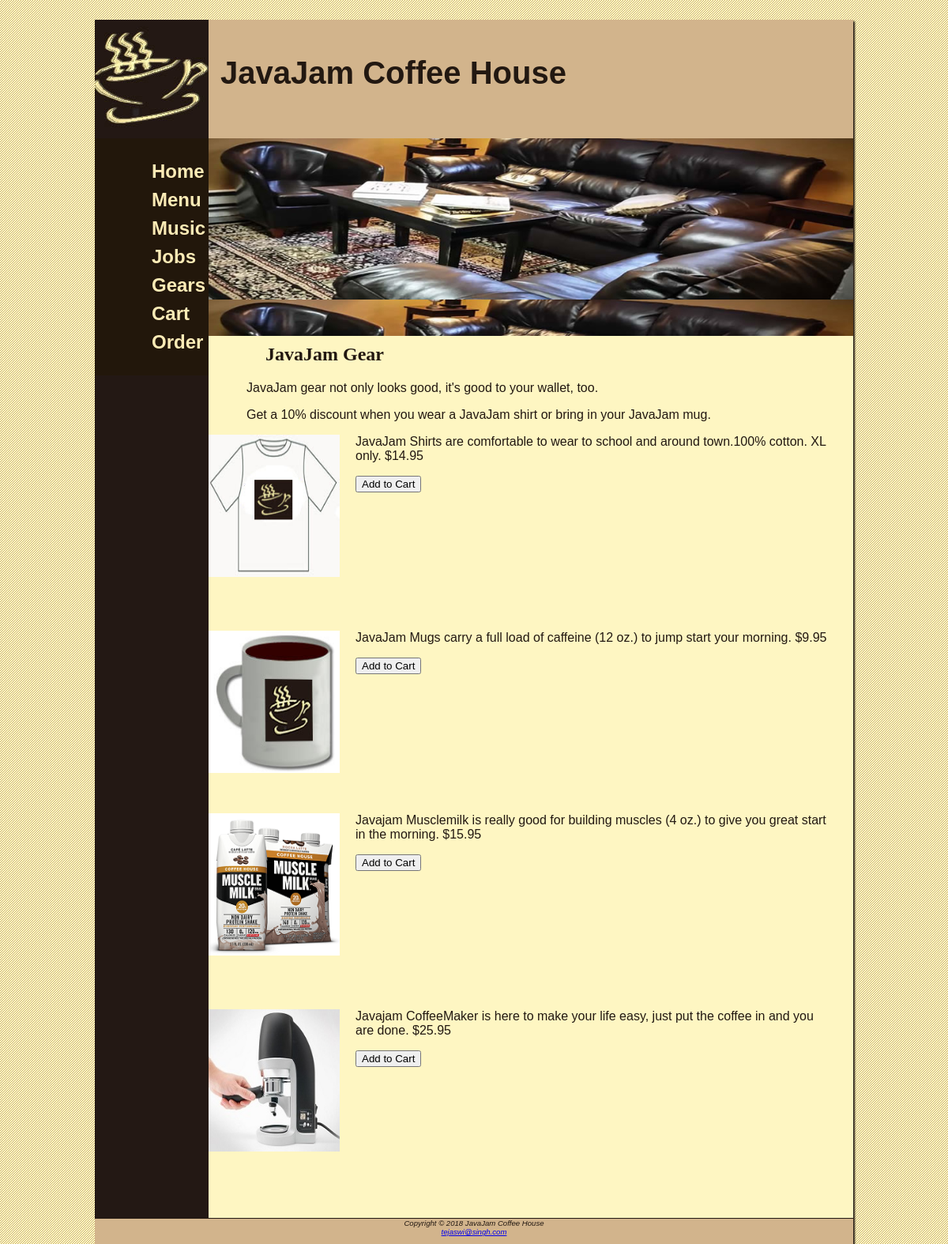
The app's page /index.php/gear_controller with its own data.
### tables this page shows
CREATE TABLE `products` (
  `ProductId` int(11) NOT NULL,
  `Name` varchar(255) NOT NULL,
  `Description` varchar(255) NOT NULL,
  `Product_Image_URL` varchar(255) NOT NULL,
  `Price` varchar(255) NOT NULL
);

### application/controllers/gear_controller.php (called while the page is built, shortened)
	<?php if (!defined('BASEPATH')) exit('No direct script access allowed');
	class gear_controller extends CI_Controller {
	public function __construct()
	{
	$this->load->library('cart');
	}
	public function index()
	{
		$this->load->model('gear_model');
		$data['result'] = $this->gear_model->get_all();
		if(count($data['result']) > 0){
				$this->load->view('gear', $data);
			}
	}
	}
?>

### index.php (called while the page is built, shortened)
<?php
require_once BASEPATH.'core/CodeIgniter.php';

### application/models/gear_model.php (called while the page is built, shortened)
	<?php if (!defined('BASEPATH')) exit('No direct script access allowed');
	class gear_model extends CI_Model {
	public function get_all()
	{
		$query = $this->db->get('products');
		return $query->result_array();
	}
}
	?>

### application/views/gear.php (the view, shortened to what this page needs)
<!DOCTYPE html>
	<html>
	<head lang="en">
		<link rel="stylesheet" href="<?php echo base_url(); ?>css/javacofee.css">
	</head>
	<body>
		<div id="wrapper">
			<div id="content">
				<div id="leftlayout">
				<nav>
					<ul>
						<li><a href="<?php echo base_url(); ?>">Home</a></li>
						<li><a href="<?php echo base_url(); ?>pages/menu">Menu</a></li>
						<li><a href="<?php echo base_url(); ?>music_controller">Music</a></li>
						<li><a href="<?php echo base_url(); ?>pages/jobs">Jobs</a></li>
						<li><a href="<?php echo base_url(); ?>gear_controller">Gears</a></li>
						<li><a href="<?php echo base_url(); ?>gear_controller/add">Cart</a></li>
						<li><a href="<?php echo base_url(); ?>gear_controller/displayOrder">Order</a></li>
					</ul>
				</nav>
				</div>
<div id="rightlayout">
					<header>
						<h1>JavaJam Coffee House</h1>
					</header>
				<div id="gearimage"></div>
			<h2 id="tosetmarginpadding">
			JavaJam Gear
			</h2>
	<p>JavaJam gear not only looks good, it's good to your wallet, too.</p>
	<p>Get a 10% discount when you wear a JavaJam shirt or bring in your JavaJam mug.</p>
<?php
foreach ($result as $product):
$name = $product['Name'];
$description = $product['Description'];
$price = $product['Price'];
?>
<img class="floatleft" height="200" width="186" src="<?php echo base_url() . $product['Product_Image_URL'] ?>">
	<p><?php echo $name; ?> <?php echo $description; ?> $<?php echo $price; ?></p>
	<?php
echo form_open('gear_controller/add');
?>
<?php
$btn = array(
'value' => 'Add to Cart',
'name' => 'action'
);
echo form_submit($btn);
echo form_close();
?>
	<br class="clearleft">
	<br><br><br><br><br><br><br><br>
<?php endforeach; ?>
	</div>
</div>
				<footer>
				Copyright &copy 2018 JavaJam Coffee House
				<br>
				<a href="mailto:tejaswi@singh.com">tejaswi@singh.com</a>
				</footer>
		</div>
	</body>
</html>

### css/javacofee.css (style rules this page uses)
header, nav, main, footer { display:block; }
* { box-sizing:border-box; }
header { background-color:#d2b48c; height:150px; margin-bottom:0px; padding-bottom:0px; }
#gearimage { background-image: url("../image/sofa.jpeg"); background-size:100%; height:250px; }
h1 { padding-top:45px; padding-left:15px; font-size:2.5em; margin-top: 0px; }
h2 { font-family: Georgia, serif; }
p { margin-top:0em; }
nav { text-align: center; font-weight: bold; line-height: 1.5; font-size:1.5em; padding-top:150px; }
nav a { color: #FCEBB6; text-decoration: none; }
nav ul { list-style-type:none; padding-right: 2em; }
body { background-image: url("../image/background.gif"); font-family: Verdana, Arial, sans-serif; color: #221811; margin: 0; padding-top: 25px; }
#wrapper { width: 80%; margin:0 auto; background-color:#231814; box-shadow:2px 2px 2px; }
#content { width: 100%; display: table; }
#content h2, h3, h4, p, ul, dl { padding-left:3em; padding-right:2em; }
#leftlayout { display: table-cell; background-color: #22170b; width: 15%; float: left; background-image: url("../image/javajamlogo.jpg"); background-repeat:no-repeat; background-position: top; margin-top: 0px; }
#rightlayout { display: table-cell; width: 85%; float: left; margin-top: 0px; padding-bottom:1em; display:block; background-color:#fef6c2; margin-top:0px; padding-top:0px; }
footer { text-align: center; background-color: #D2B48C; font-size: .60em; font-style: italic; padding-bottom:10px; border-top:1px solid #221811; }
.floatleft { float:left; padding-right:20px; padding-bottom:20px; }
#tosetmarginpadding { margin-top:0px; padding-top:10px; }
input { display:block; margin-bottom:1em; }

### records on screen
products: Product_Image_URL (picture), Name "JavaJam Shirts", Description "are comfortable to wear to school and around town.100% cotton. XL only.", Price "14.95"
products: Product_Image_URL (picture), Name "JavaJam Mugs", Description "carry a full load of caffeine (12 oz.) to jump start your morning.", Price "9.95"
products: Product_Image_URL (picture), Name "Javajam Musclemilk", Description "is really good for building muscles (4 oz.) to give you great start in the morning.", Price "15.95"
products: Product_Image_URL (picture), Name "Javajam CoffeeMaker", Description "is here to make your life easy, just put the coffee in and you are done.", Price "25.95"
